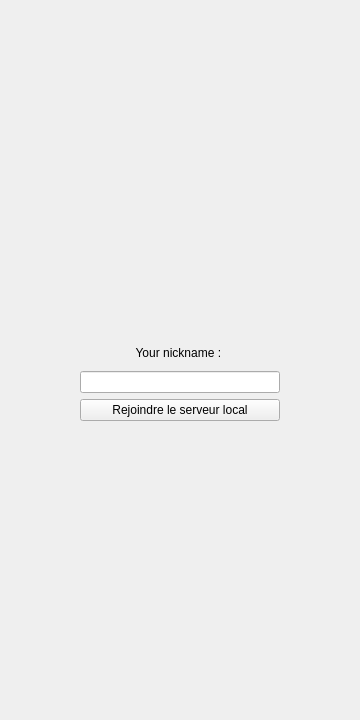
<?xml version="1.0" encoding="UTF-8"?>
<ui version="4.0">
 <class>Widget</class>
 <widget class="QWidget" name="Widget">
  <property name="geometry">
   <rect>
    <x>0</x>
    <y>0</y>
    <width>360</width>
    <height>720</height>
   </rect>
  </property>
  <property name="windowTitle">
   <string>Widget</string>
  </property>
  <layout class="QVBoxLayout" name="verticalLayout">
   <item>
    <spacer name="verticalSpacer_2">
     <property name="orientation">
      <enum>Qt::Vertical</enum>
     </property>
     <property name="sizeHint" stdset="0">
      <size>
       <width>20</width>
       <height>329</height>
      </size>
     </property>
    </spacer>
   </item>
   <item>
    <layout class="QHBoxLayout" name="horizontalLayout">
     <item>
      <widget class="QLabel" name="label">
       <property name="minimumSize">
        <size>
         <width>100</width>
         <height>25</height>
        </size>
       </property>
       <property name="maximumSize">
        <size>
         <width>200</width>
         <height>16777215</height>
        </size>
       </property>
       <property name="text">
        <string>Your nickname : </string>
       </property>
       <property name="alignment">
        <set>Qt::AlignCenter</set>
       </property>
      </widget>
     </item>
    </layout>
   </item>
   <item>
    <layout class="QHBoxLayout" name="horizontalLayout_3">
     <item>
      <widget class="QLineEdit" name="nickNameLineEdit">
       <property name="minimumSize">
        <size>
         <width>100</width>
         <height>0</height>
        </size>
       </property>
       <property name="maximumSize">
        <size>
         <width>200</width>
         <height>16777215</height>
        </size>
       </property>
      </widget>
     </item>
    </layout>
   </item>
   <item>
    <layout class="QHBoxLayout" name="horizontalLayout_2">
     <item>
      <widget class="QPushButton" name="joinServerButton">
       <property name="minimumSize">
        <size>
         <width>100</width>
         <height>0</height>
        </size>
       </property>
       <property name="maximumSize">
        <size>
         <width>200</width>
         <height>16777215</height>
        </size>
       </property>
       <property name="text">
        <string>Rejoindre le serveur local</string>
       </property>
      </widget>
     </item>
    </layout>
   </item>
   <item>
    <spacer name="verticalSpacer_3">
     <property name="orientation">
      <enum>Qt::Vertical</enum>
     </property>
     <property name="sizeHint" stdset="0">
      <size>
       <width>20</width>
       <height>268</height>
      </size>
     </property>
    </spacer>
   </item>
  </layout>
 </widget>
 <layoutdefault spacing="6" margin="11"/>
 <resources/>
 <connections/>
</ui>
